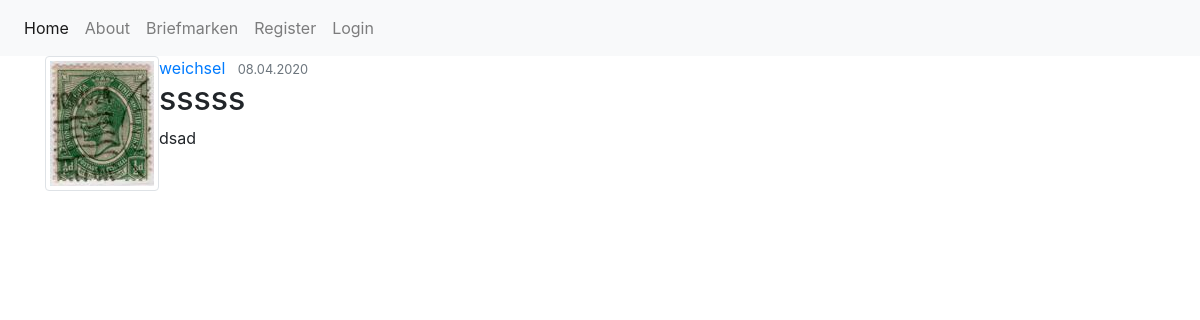
The page /post/9 on the database as committed earlier.
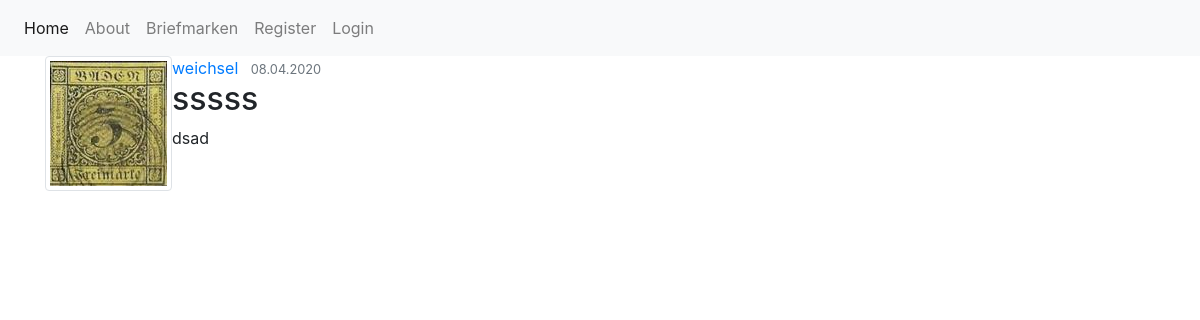
The same page on the database as committed later.
### stamp_manager/models.py (models this page shows, shortened)
class User(db.Model, UserMixin):
    id = db.Column(db.Integer, primary_key=True)
    username = db.Column(db.String(20), unique=True, nullable=True)
    email = db.Column(db.String(120), unique=True, nullable=True)
    image_file = db.Column(db.String(20), nullable=True, default='default.jpg')
    password = db.Column(db.String(60), nullable=False)
    posts = db.relationship('Post', backref='author', lazy=True)

### stamp_manager/routes.py (the view)
@app.route("/post/<int:post_id>")
def post(post_id):
    post = Post.query.get_or_404(post_id)
    return render_template('post.html', title=post.title, post=post)

### stamp_manager/templates/post.html (shortened to what this page needs)
{% extends 'layout.html' %}
{% block body %}
<article class="media content-section">
    <img class="img-thumbnail" src="{{ url_for('static', filename='pics/'+ post.author.image_file) }}">
    <div class="media-body">
        <div class="article-metadata">
            <a class="mr-2" href="{{ url_for('user_posts', username=post.author.username) }}">{{ post.author.username }}</a>
            <small class="text-muted">{{ post.date_posted.strftime('%d.%m.%Y') }}</small>
        </div>
        <h2 class="article-title">{{ post.title }}</h2>
        <p class="article-content">{{ post.content }}</p>
    </div>
</article>
{% endblock %}

Rows that differ between the two databases and show on the page:
changed User "weichsel": image_file: a different picture
